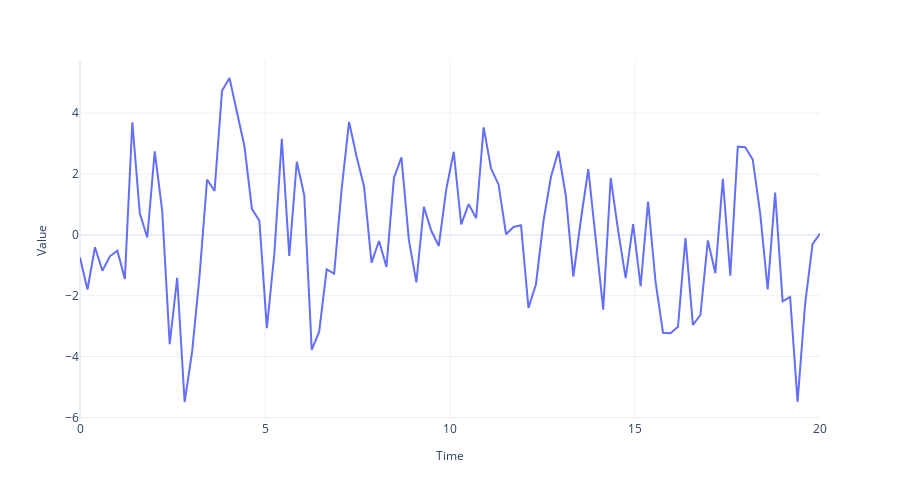

Write notebook code for a chart like this one.
### Code cell
fig = plot_time_series(regular_time_samples, 
                 timeseries_, 
                 "")
fig.write_image("imgs/chapter_1/mix_n_match.png")
fig.show()
